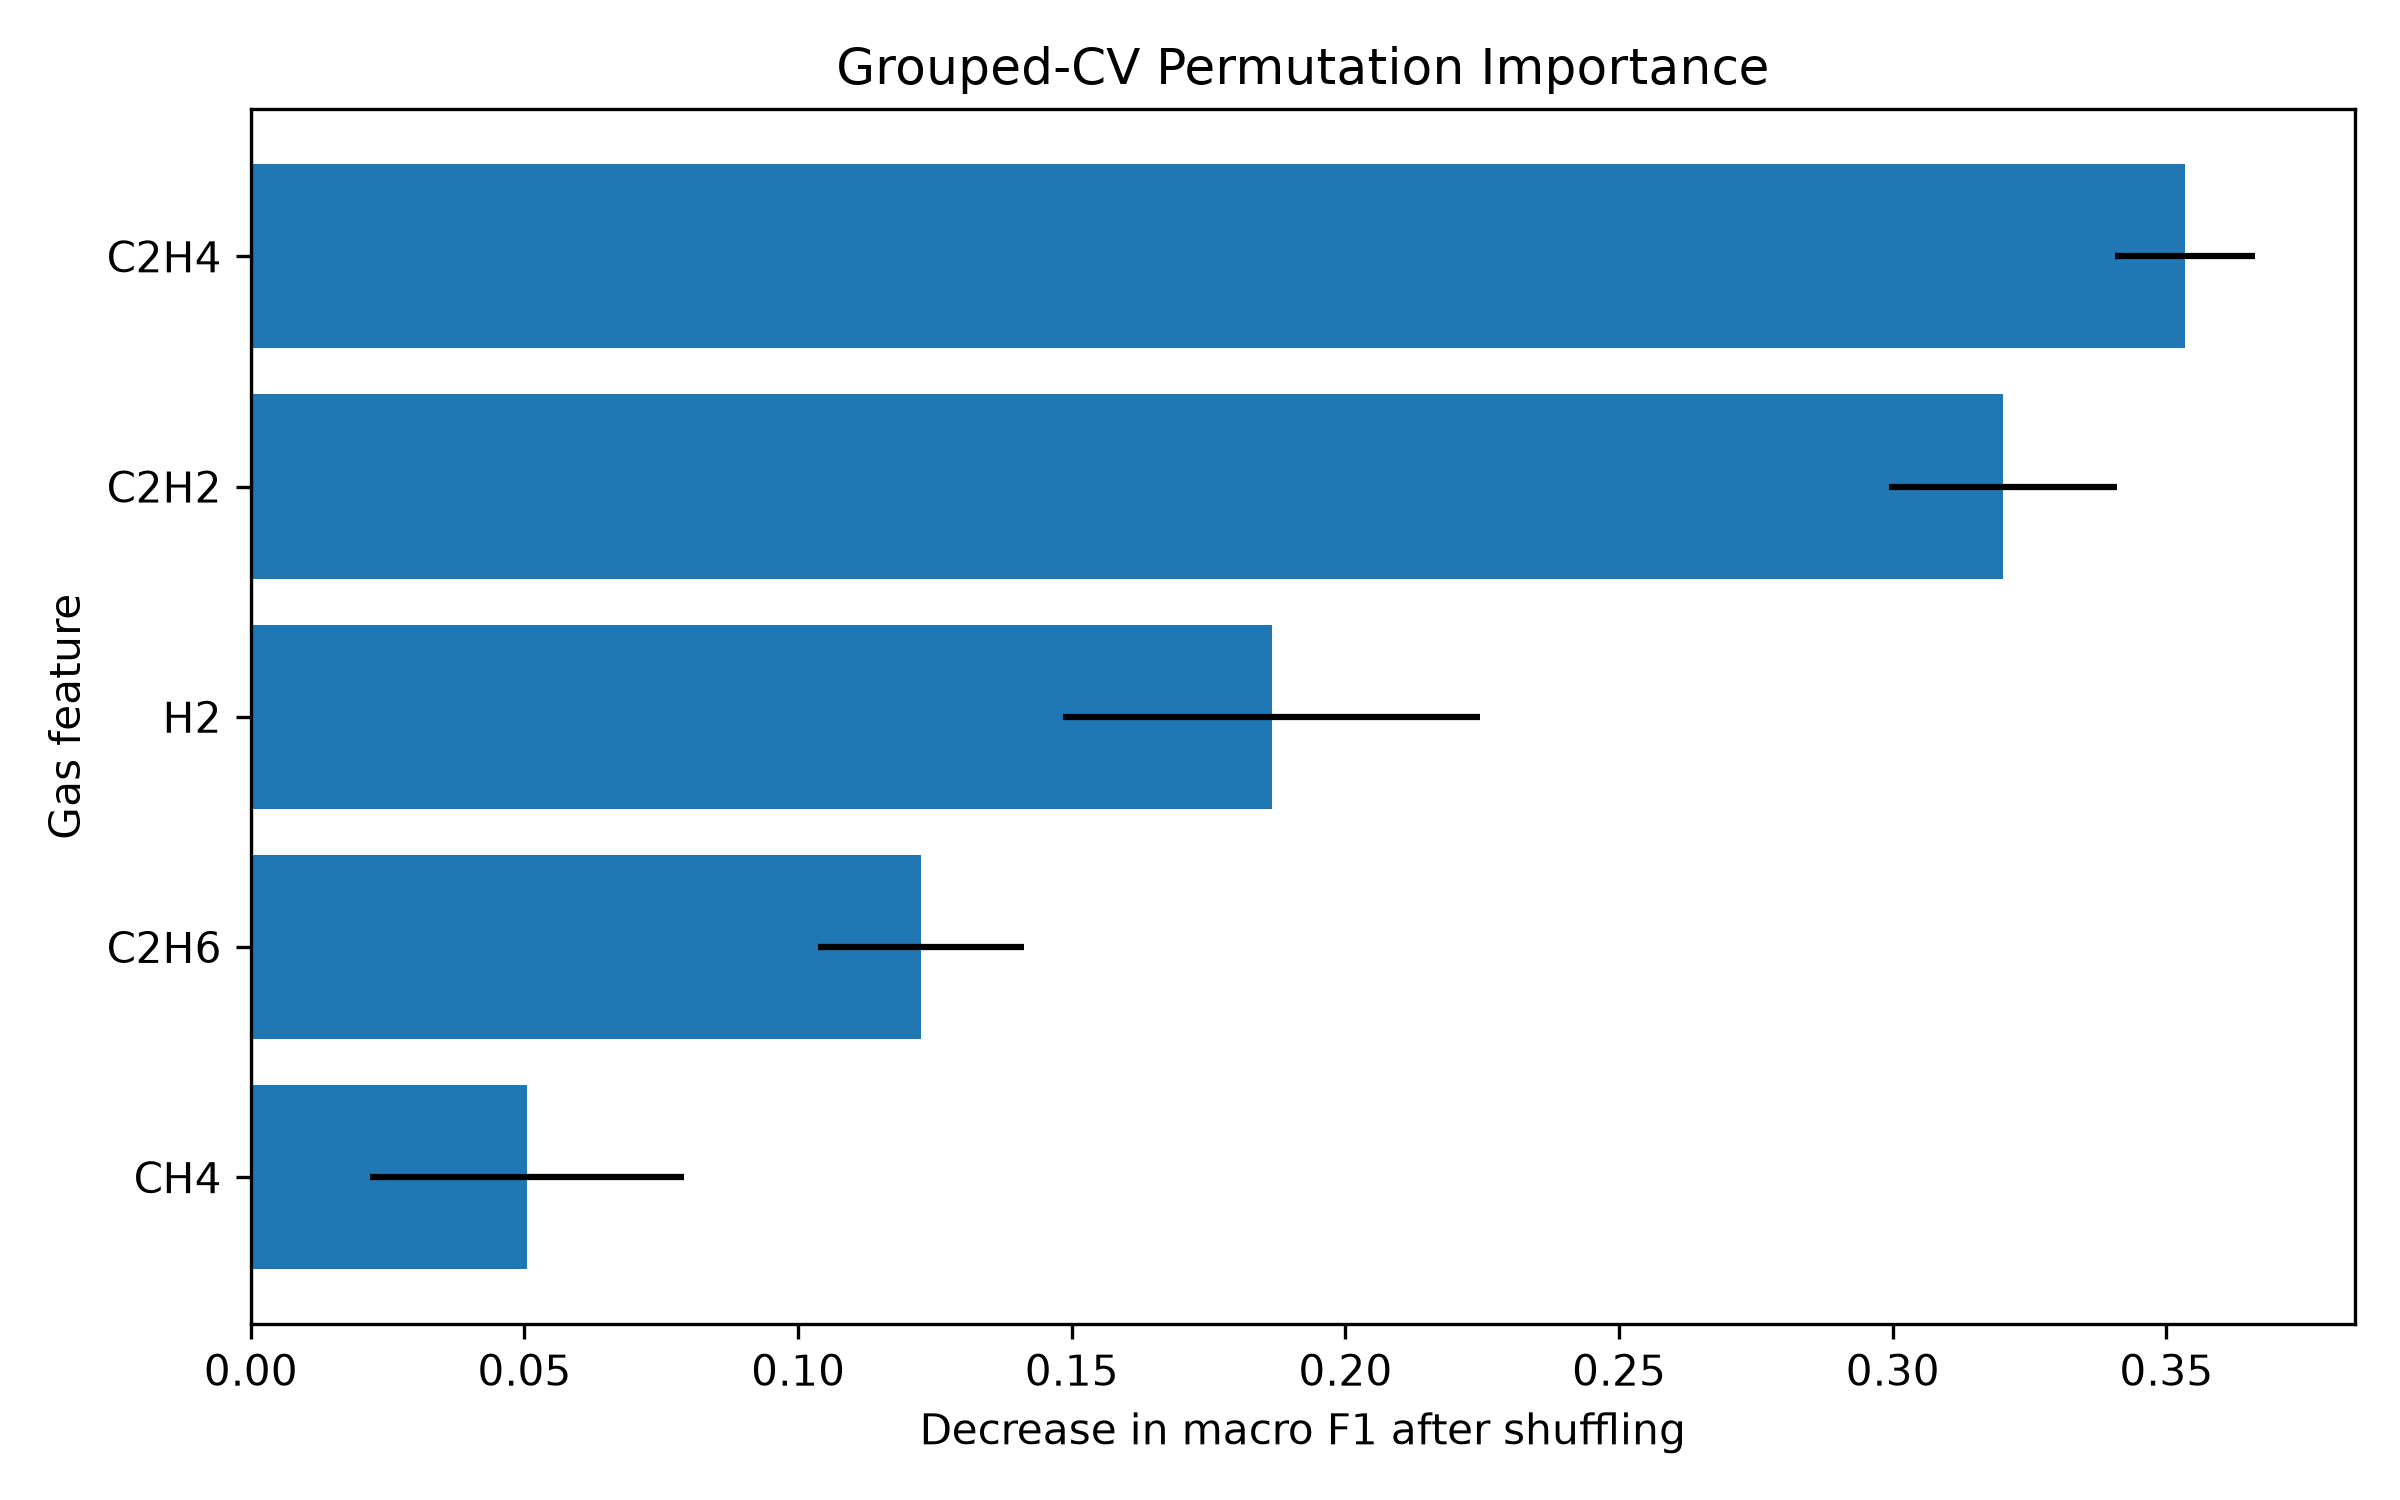

This chart was generated by the following Python code:

import pandas as pd
import matplotlib.pyplot as plt

from sklearn.model_selection import StratifiedGroupKFold
from sklearn.ensemble import RandomForestClassifier
from sklearn.inspection import permutation_importance
from sklearn.metrics import f1_score

# 1. Load and prepare data
path = r"C:\Users\india\OneDrive\Desktop\TRANSFORMER PROJECT\IEEE_STANDARD.xlsx"

df = pd.read_excel(path)
df = df.rename(columns={"故障类型": "Fault Type"})
df = df.drop_duplicates().reset_index(drop=True)

gases = ["H2", "CH4", "C2H6", "C2H4", "C2H2"]
X = df[gases]
y = df["Fault Type"]

# 2. Group identical gas readings together
groups = pd.factorize(pd.MultiIndex.from_frame(X))[0]

# 3. Set up grouped cross-validation
cv = StratifiedGroupKFold(
    n_splits=5,
    shuffle=True,
    random_state=42
)

model = RandomForestClassifier(
    n_estimators=100,
    max_depth=None,
    min_samples_leaf=2,
    class_weight="balanced",
    random_state=42
)

# 4. Calculate permutation importance on each held-out fold
fold_importances = []

for fold, (train_idx, test_idx) in enumerate(
    cv.split(X, y, groups), start=1
):
    X_train = X.iloc[train_idx]
    X_test = X.iloc[test_idx]
    y_train = y.iloc[train_idx]
    y_test = y.iloc[test_idx]

    model.fit(X_train, y_train)

    result = permutation_importance(
        model,
        X_test,
        y_test,
        scoring="f1_macro",
        n_repeats=20,
        random_state=42,
        n_jobs=-1
    )

    for i, gas in enumerate(gases):
        fold_importances.append({
            "Fold": fold,
            "Gas": gas,
            "Importance": result.importances_mean[i],
            "Std": result.importances_std[i]
        })

# 5. Summarize importance across folds
importance_df = pd.DataFrame(fold_importances)

summary = (
    importance_df.groupby("Gas")
    .agg(
        Mean_Importance=("Importance", "mean"),
        Fold_Std=("Importance", "std")
    )
    .sort_values("Mean_Importance", ascending=False)
)

print("PERMUTATION IMPORTANCE")
print("======================")
print(summary.round(4).to_string())

# 6. Plot the results
plot_data = summary.sort_values("Mean_Importance")

plt.figure(figsize=(8, 5))
plt.barh(
    plot_data.index,
    plot_data["Mean_Importance"],
    xerr=plot_data["Fold_Std"]
)
plt.axvline(0, linewidth=1)
plt.xlabel("Decrease in macro F1 after shuffling")
plt.ylabel("Gas feature")
plt.title("Grouped-CV Permutation Importance")
plt.tight_layout()
plt.savefig("permutation_importance.png", dpi=300)
plt.show()

print("\nSaved plot: permutation_importance.png")
